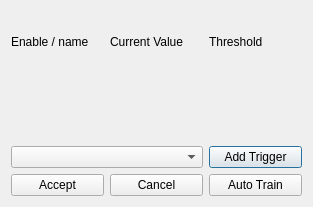
<?xml version="1.0" encoding="UTF-8"?>
<ui version="4.0">
 <class>boundingBoxDialog</class>
 <widget class="QDialog" name="boundingBoxDialog">
  <property name="geometry">
   <rect>
    <x>0</x>
    <y>0</y>
    <width>313</width>
    <height>207</height>
   </rect>
  </property>
  <property name="windowTitle">
   <string>Dialog</string>
  </property>
  <layout class="QGridLayout" name="gridLayout_2">
   <item row="0" column="0">
    <layout class="QGridLayout" name="gridLayout">
     <item row="3" column="2">
      <widget class="QPushButton" name="addTrigger">
       <property name="text">
        <string>Add Trigger</string>
       </property>
      </widget>
     </item>
     <item row="0" column="1">
      <widget class="QLabel" name="label_3">
       <property name="text">
        <string>Current Value</string>
       </property>
      </widget>
     </item>
     <item row="4" column="2">
      <widget class="QPushButton" name="autoTrain">
       <property name="enabled">
        <bool>true</bool>
       </property>
       <property name="text">
        <string>Auto Train</string>
       </property>
       <property name="checkable">
        <bool>true</bool>
       </property>
       <property name="autoDefault">
        <bool>true</bool>
       </property>
       <property name="default">
        <bool>false</bool>
       </property>
      </widget>
     </item>
     <item row="0" column="0">
      <widget class="QLabel" name="label">
       <property name="text">
        <string>Enable / name</string>
       </property>
      </widget>
     </item>
     <item row="3" column="0" colspan="2">
      <widget class="QComboBox" name="receivers"/>
     </item>
     <item row="4" column="1">
      <widget class="QPushButton" name="cancel">
       <property name="text">
        <string>Cancel</string>
       </property>
      </widget>
     </item>
     <item row="2" column="0" colspan="3">
      <layout class="QGridLayout" name="parameterLayout"/>
     </item>
     <item row="4" column="0">
      <widget class="QPushButton" name="pushButton">
       <property name="text">
        <string>Accept</string>
       </property>
      </widget>
     </item>
     <item row="0" column="2">
      <widget class="QLabel" name="label_4">
       <property name="text">
        <string>Threshold</string>
       </property>
      </widget>
     </item>
     <item row="1" column="0" colspan="3">
      <widget class="QLabel" name="centroidDisp">
       <property name="text">
        <string/>
       </property>
      </widget>
     </item>
    </layout>
   </item>
  </layout>
 </widget>
 <resources/>
 <connections/>
</ui>
